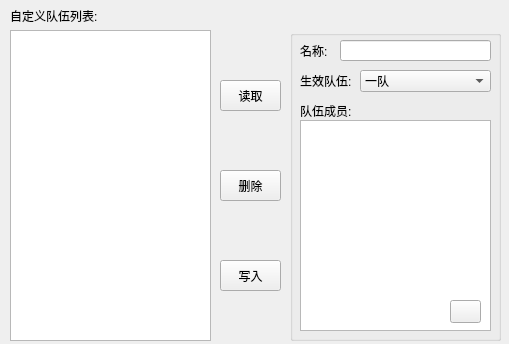
<?xml version="1.0" encoding="UTF-8"?>
<ui version="4.0">
 <class>UserFleet</class>
 <widget class="QMainWindow" name="UserFleet">
  <property name="geometry">
   <rect>
    <x>0</x>
    <y>0</y>
    <width>509</width>
    <height>344</height>
   </rect>
  </property>
  <property name="windowTitle">
   <string>自定义队伍</string>
  </property>
  <property name="windowIcon">
   <iconset>
    <normaloff>icon/icon.png</normaloff>icon/icon.png</iconset>
  </property>
  <widget class="QWidget" name="centralwidget">
   <widget class="QListWidget" name="lt_fleetList">
    <property name="geometry">
     <rect>
      <x>10</x>
      <y>30</y>
      <width>201</width>
      <height>311</height>
     </rect>
    </property>
   </widget>
   <widget class="QLabel" name="label">
    <property name="geometry">
     <rect>
      <x>10</x>
      <y>0</y>
      <width>201</width>
      <height>31</height>
     </rect>
    </property>
    <property name="text">
     <string>自定义队伍列表:</string>
    </property>
   </widget>
   <widget class="QGroupBox" name="groupBox">
    <property name="geometry">
     <rect>
      <x>290</x>
      <y>30</y>
      <width>211</width>
      <height>311</height>
     </rect>
    </property>
    <property name="title">
     <string/>
    </property>
    <widget class="QLabel" name="label_2">
     <property name="geometry">
      <rect>
       <x>10</x>
       <y>10</y>
       <width>41</width>
       <height>21</height>
      </rect>
     </property>
     <property name="text">
      <string>名称:</string>
     </property>
    </widget>
    <widget class="QLineEdit" name="ed_name">
     <property name="geometry">
      <rect>
       <x>50</x>
       <y>10</y>
       <width>151</width>
       <height>21</height>
      </rect>
     </property>
    </widget>
    <widget class="QLabel" name="label_3">
     <property name="geometry">
      <rect>
       <x>10</x>
       <y>40</y>
       <width>61</width>
       <height>21</height>
      </rect>
     </property>
     <property name="text">
      <string>生效队伍:</string>
     </property>
    </widget>
    <widget class="QComboBox" name="cb_fleet">
     <property name="geometry">
      <rect>
       <x>70</x>
       <y>40</y>
       <width>131</width>
       <height>22</height>
      </rect>
     </property>
     <item>
      <property name="text">
       <string>一队</string>
      </property>
     </item>
     <item>
      <property name="text">
       <string>二队</string>
      </property>
     </item>
     <item>
      <property name="text">
       <string>三队</string>
      </property>
     </item>
     <item>
      <property name="text">
       <string>四队</string>
      </property>
     </item>
    </widget>
    <widget class="QLabel" name="label_4">
     <property name="geometry">
      <rect>
       <x>10</x>
       <y>70</y>
       <width>61</width>
       <height>21</height>
      </rect>
     </property>
     <property name="text">
      <string>队伍成员:</string>
     </property>
    </widget>
    <widget class="QListWidget" name="lt_fleetMember">
     <property name="geometry">
      <rect>
       <x>10</x>
       <y>90</y>
       <width>191</width>
       <height>211</height>
      </rect>
     </property>
    </widget>
    <widget class="QPushButton" name="bt_editFleet">
     <property name="geometry">
      <rect>
       <x>160</x>
       <y>270</y>
       <width>31</width>
       <height>23</height>
      </rect>
     </property>
     <property name="text">
      <string/>
     </property>
     <property name="icon">
      <iconset>
       <normaloff>icon/jz.png</normaloff>icon/jz.png</iconset>
     </property>
    </widget>
   </widget>
   <widget class="QPushButton" name="bt_read">
    <property name="geometry">
     <rect>
      <x>220</x>
      <y>80</y>
      <width>61</width>
      <height>31</height>
     </rect>
    </property>
    <property name="text">
     <string>读取</string>
    </property>
    <property name="icon">
     <iconset>
      <normaloff>icon/right.png</normaloff>icon/right.png</iconset>
    </property>
   </widget>
   <widget class="QPushButton" name="bt_write">
    <property name="geometry">
     <rect>
      <x>220</x>
      <y>260</y>
      <width>61</width>
      <height>31</height>
     </rect>
    </property>
    <property name="text">
     <string>写入</string>
    </property>
    <property name="icon">
     <iconset>
      <normaloff>icon/left.png</normaloff>icon/left.png</iconset>
    </property>
   </widget>
   <widget class="QPushButton" name="bt_del">
    <property name="geometry">
     <rect>
      <x>220</x>
      <y>170</y>
      <width>61</width>
      <height>31</height>
     </rect>
    </property>
    <property name="text">
     <string>删除</string>
    </property>
    <property name="icon">
     <iconset>
      <normaloff>icon/del.png</normaloff>icon/del.png</iconset>
    </property>
   </widget>
  </widget>
 </widget>
 <resources/>
 <connections/>
</ui>
